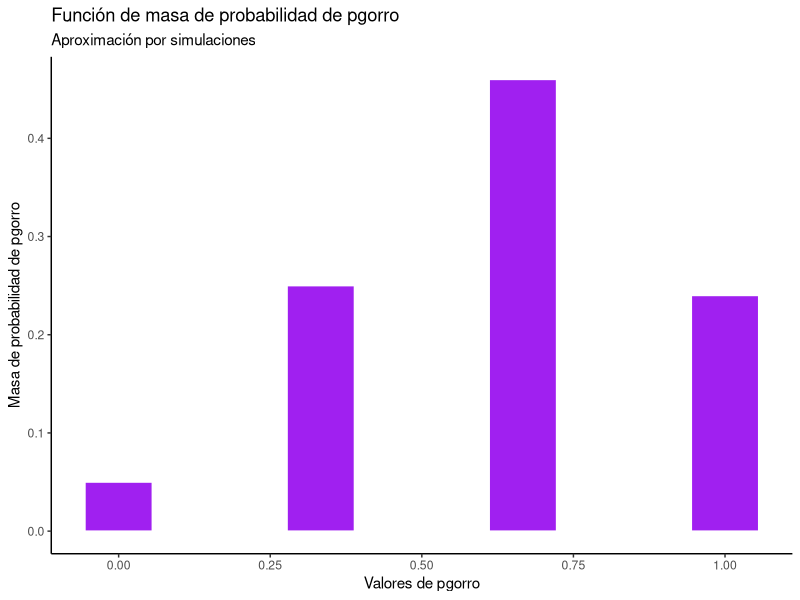

Generate this figure with R:
## ---- chunk 1
library(ggplot2)

# Número de veces que haremos el experimento de extraer 3 pelotas
nsim           <- 100
tamaño.muestra <- 3

#La verdadera población
poblacion <- c("R","R","R","A","A")

#Aquí guardaremos los valores de pgorro
pgorro    <- rep(NA, nsim)

#Repetimos el proceso de muestreo n veces
for (i in 1:nsim){
  muestra      <- sample(poblacion, tamaño.muestra, replace = T)
  conteo_rojos <- length(which(muestra == "R"))
  pgorro[i]    <- conteo_rojos/tamaño.muestra
}

ggplot() +
  geom_histogram(aes(x = pgorro, y = ..count../100), 
                 bins = 10, fill = "purple", color = "white") +
  theme_classic() +
  labs(
    x = "Valores de pgorro",
    y = "Masa de probabilidad de pgorro",
    title = "Función de masa de probabilidad de pgorro",
    subtitle = "Aproximación por simulaciones"
  )

